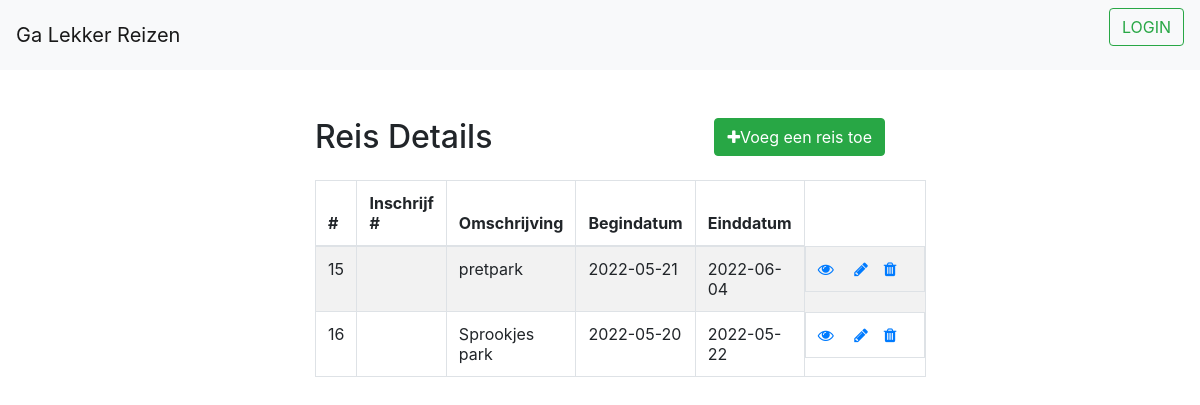
Page /Examen/paginas/reis.php on the earlier database version.
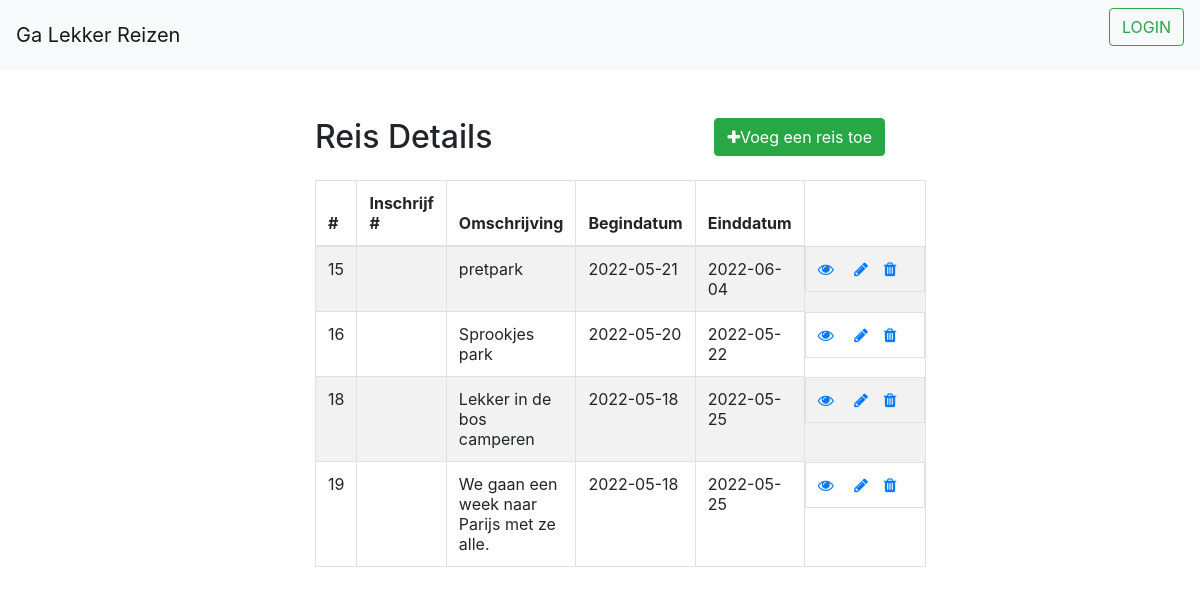
Same page on the later database version.
### tables this page shows
CREATE TABLE `Reis` (
  `Reis_ID` int(11) NOT NULL,
  `Titel` varchar(255) NOT NULL,
  `Bestemming` varchar(100) NOT NULL,
  `Omschrijving` text NOT NULL,
  `Begindatum` date NOT NULL,
  `Einddatum` date NOT NULL,
  `Aantal_Plekken` int(255) NOT NULL
);

### Examen/paginas/reis.php (the view, shortened to what this page needs)
<?php
require_once  "../config/config.php";
include "../assets/navbar.php";
?>
<!DOCTYPE html>
<html lang="nl">
<head>
    <link rel="stylesheet" href="https://stackpath.bootstrapcdn.com/bootstrap/4.5.2/css/bootstrap.min.css">
    <link rel="stylesheet" href="https://maxcdn.bootstrapcdn.com/font-awesome/4.7.0/css/font-awesome.min.css">
    <link rel="stylesheet" href="../assets/css/stylesheet.css">
</head>
<body>
    <div class="wrapper">
        <div class="container-fluid">
            <div class="row">
                <div class="col-md-12">
                    <div class="mt-5 mb-3 clearfix">
                        <h2 class="pull-left">Reis Details</h2>
                        <a href="pages/create_page.php" class="btn btn-success pull-right">
                            <i class="fa fa-plus"></i>Voeg een reis toe</a>
                    </div>
                    <?php
                    $sql = "SELECT * FROM Reis";
                    if($result = $pdo->query($sql)){
                        if ($result->rowCount() > 0){
                            echo '<table class="table table-bordered table-striped">';
                            echo "<thead>";
                                echo "<tr>";
                                    echo "<th>#</th>";
                                    echo "<th>Inschrijf #</th>";
                                    echo "<th>Omschrijving</th>";
                                    echo "<th>Begindatum</th>";
                                    echo "<th>Einddatum</th>";
                                echo "</tr>";
                            echo "</thead>";
                            echo "<tbody>";
                            while($rij = $result->fetch()){
                                echo "<tr>";
                                    echo "<td>" . $rij['Reis_ID'] . "</td>";
                                    echo "<td>" . $rij['Inschrijf_ID'] . "</td>";
                                    echo "<td>" . $rij['Omschrijving'] . "</td>";
                                    echo "<td>" . $rij["Begindatum"] . "</td>";
                                    echo "<td>" . $rij["Einddatum"] . "</td>";
                                    echo "<td class='pull-right'>";
                                        echo '<a href="paginas/read_page.php?Reis_OD=' . $rij['Reis_ID'] .'" class="mr-3" title="Toon Gegevens" data-toggle="tooltip"><span class="fa fa-eye"></span></a>';
                                        echo '<a href="paginas/update_page.php?Reis_ID=' . $rij['Reis_ID'] .'" class="mr-3" title="Bewerk Gegevens" data-toggle="tooltip"> <span class="fa fa-pencil"></span></a>';
                                        echo '<a href="paginas/delete_page.php?Reis_ID=' . $rij['Reis_ID'] .'" title="Verwijder Gegevens" data-toggle="tooltip"><span class="fa fa-trash"></span></a>';
                                        echo "</td>";
                                        echo "</tr>";
                            }
                                echo "</tbody>";
                            echo "</table>";
                        } else {
                            echo '<div class="alert alert-danger"><em>Geen gegevens gevonden.</em></div>';
                        }
                    } else {
                        echo "Oops! Er is iets fout gegaan. Probeer het later opnieuw.";
                    }
                    ?>
                </div>
            </div>
        </div>
    </div>
</body>
</html>

### Examen/assets/navbar.php (shortened to what this page needs)
<link rel="stylesheet" href="https://stackpath.bootstrapcdn.com/bootstrap/4.5.2/css/bootstrap.min.css">
<nav class="navbar navbar-light bg-light justify-content-between">
    <a class="navbar-brand">Ga Lekker Reizen</a>
    <form class="form-inline">
        <button class="btn btn-outline-success my-2 my-sm-0" type="submit">LOGIN</button>
    </form>
</nav>

### Examen/assets/css/stylesheet.css (style rules this page uses)
.wrapper { width: 600px; margin: 0 auto; }
table tr td:last-child { width: 120px; }

Differences in the rows shown:
added reis: Reis_ID "18", Omschrijving "Lekker in de bos camperen", Begindatum "2022-05-18", Einddatum "2022-05-25"
added reis: Reis_ID "19", Omschrijving "We gaan een week naar Parijs met ze alle.", Begindatum "2022-05-18", Einddatum "2022-05-25"
